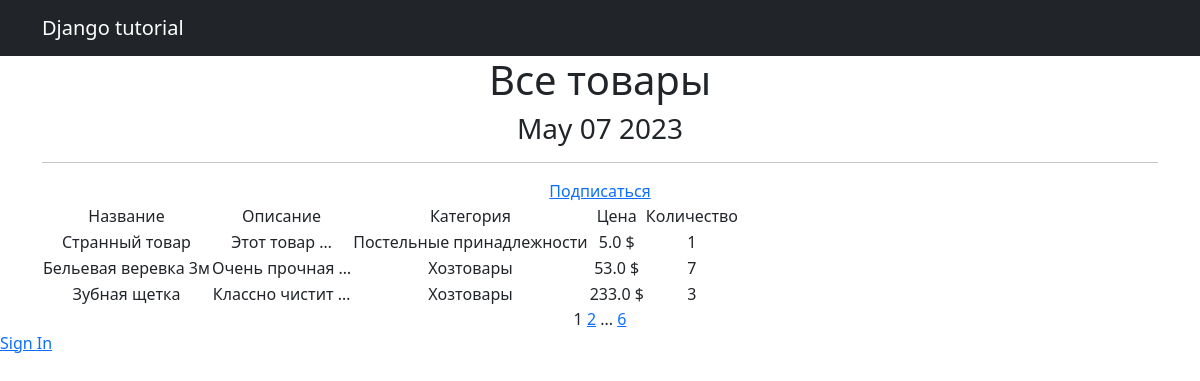
Screenshot of /products/ with the database file from the repository.
### simpleapp/models.py (models this page shows, shortened)
class Product(models.Model):
    name = models.CharField(
        max_length=50,
        unique=True,  # названия товаров не должны повторяться
        verbose_name='Название',
    )
    description = models.TextField(verbose_name='Описание')
    quantity = models.IntegerField(
        validators=[MinValueValidator(0)],
        verbose_name='Количество',
    )
    category = models.ForeignKey(
        to='Category',
        on_delete=models.CASCADE,
        related_name='products',  # все продукты в категории будут доступны через поле products
        verbose_name='Категория'
    )
    price = models.FloatField(
        validators=[MinValueValidator(0.0)],
        verbose_name='Цена',
    )
    class Meta:  # Возвращает название категории во множественном или единственном числе в админпанеле
        verbose_name = 'Товар'
        verbose_name_plural = 'Товары'

class Category(models.Model):
    name = models.CharField(max_length=100, unique=True, verbose_name='Категория')
    def __str__(self):
        return f'{self.name.title()}'
    class Meta:  # Возвращает название категории во множественном или единственном числе в админпанеле
        verbose_name = 'Категория'
        verbose_name_plural = 'Категории'

### simpleapp/views.py (the view)
# urls.py: path('', ProductsList.as_view(), name='product_list'),
class ProductsList(ListView):
    model = Product
    ordering = 'name'
    template_name = 'products.html'
    context_object_name = 'products'
    paginate_by = 3  # вот так мы можем указать количество записей на странице
    def get_queryset(self):
        queryset = super().get_queryset()
        self.filterset = ProductFilter(self.request.GET, queryset)
        return self.filterset.qs
    def get_context_data(self, **kwargs):
        context = super().get_context_data(**kwargs)
        context['next_sale'] = "Распродажа в среду!"
        context['filterset'] = self.filterset
        return context

### simpleapp/templatetags/custom_filters.py (called while the page is built)
@register.filter()
def currency(value, code='rub'):
   postfix = CURRENCIES_SYMBOLS[code]
   return f'{value} {postfix}'

### simpleapp/templatetags/custom_tags.py (called while the page is built)
@register.simple_tag()
def current_time(format_string='%b %d %Y'):
    return datetime.utcnow().strftime(format_string)

@register.simple_tag(takes_context=True)
def url_replace(context, **kwargs):
    d = context['request'].GET.copy()
    for k, v in kwargs.items():
        d[k] = v
    return d.urlencode()

### templates/products.html (shortened to what this page needs)
{% extends 'flatpages/default.html' %}
{% load custom_filters %}
{% load custom_tags %}
{% load cache %}
{% block content %}
    {% cache 30 header %}
    <h1>Все товары</h1>
    <h3>{% current_time '%b %d %Y' %}</h3>
    <hr>
    {% endcache %}
    <a href="{% url 'subscriptions' %}">Подписаться</a>
    {% if products %}
        <table>
            <tr>
                <td>Название</td>
                <td>Описание</td>
                <td>Категория</td>
                <td>Цена</td>
                <td>Количество</td>
            </tr>
            {% for product in products %}
            <tr>
                <td>{{ product.name }}</td>
                <td>{{ product.description|truncatewords:2 }}</td>
                <td>{{ product.category.name }}</td>
                <td>{{ product.price|currency:"usd" }}</td>
                <td>{{ product.quantity }}</td>
                <td>
            </tr>
            {% endfor %}
        </table>
    {% else %}
        <h2>Товаров нет!</h2>
    {% endif %}
    {{ page_obj.number }}
    {% if page_obj.has_next %}
        <a href="?{% url_replace page=page_obj.next_page_number %}">{{ page_obj.next_page_number }}</a>
        {% if paginator.num_pages != page_obj.next_page_number %}
            ...
            <a href="?{% url_replace page=page_obj.paginator.num_pages %}">{{ page_obj.paginator.num_pages }}</a>
        {% endif %}
    {% endif %}
{% endblock content %}

### rows the page displays
Product: name "Cтранный товар", description "Этот товар …", category.name "Постельные принадлежности", price "5.0 $", quantity "1"
Product: name "Бельевая веревка 3м", description "Очень прочная …", category.name "Хозтовары", price "53.0 $", quantity "7"
Product: name "Зубная щетка", description "Классно чистит …", category.name "Хозтовары", price "233.0 $", quantity "3"

### other values shown
{{ page_obj.number }} "1"
{{ page_obj.next_page_number }} "2"
{{ page_obj.paginator.num_pages }} "6"
